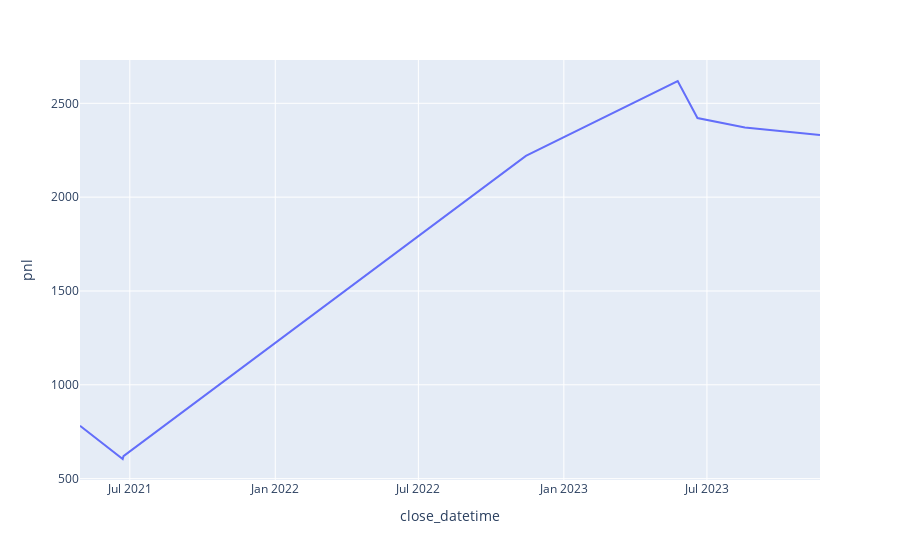

The notebook cell saved with this chart:
### Code cell
px.line(result, x='close_datetime', y='pnl')

### Figure 1 — Plotly figure (JSON) as saved in the notebook; plotly's stock layout.template omitted (floating-point values rounded to 4 significant figures)
{"data": [{"hovertemplate": "close_datetime=%{x}<br>pnl=%{y}<extra></extra>", "legendgroup": "", "line": {"color": "#636efa", "dash": "solid"}, "marker": {"symbol": "circle"}, "mode": "lines", "name": "", "orientation": "v", "showlegend": false, "type": "scatter", "x": ["2021-04-29T00:00:00", "2021-06-22T00:00:00", "2021-06-23T00:00:00", "2022-11-14T00:00:00", "2023-05-25T00:00:00", "2023-06-19T00:00:00", "2023-08-18T00:00:00", "2023-11-21T00:00:00", null], "xaxis": "x", "y": [782.0, 604.7, 619.9, 2220.0, 2619.0, 2421.0, 2371, 2331.0, null], "yaxis": "y"}], "layout": {"legend": {"tracegroupgap": 0}, "margin": {"t": 60}, "xaxis": {"anchor": "y", "domain": [0, 1], "title": {"text": "close_datetime"}}, "yaxis": {"anchor": "x", "domain": [0, 1], "title": {"text": "pnl"}}}}
